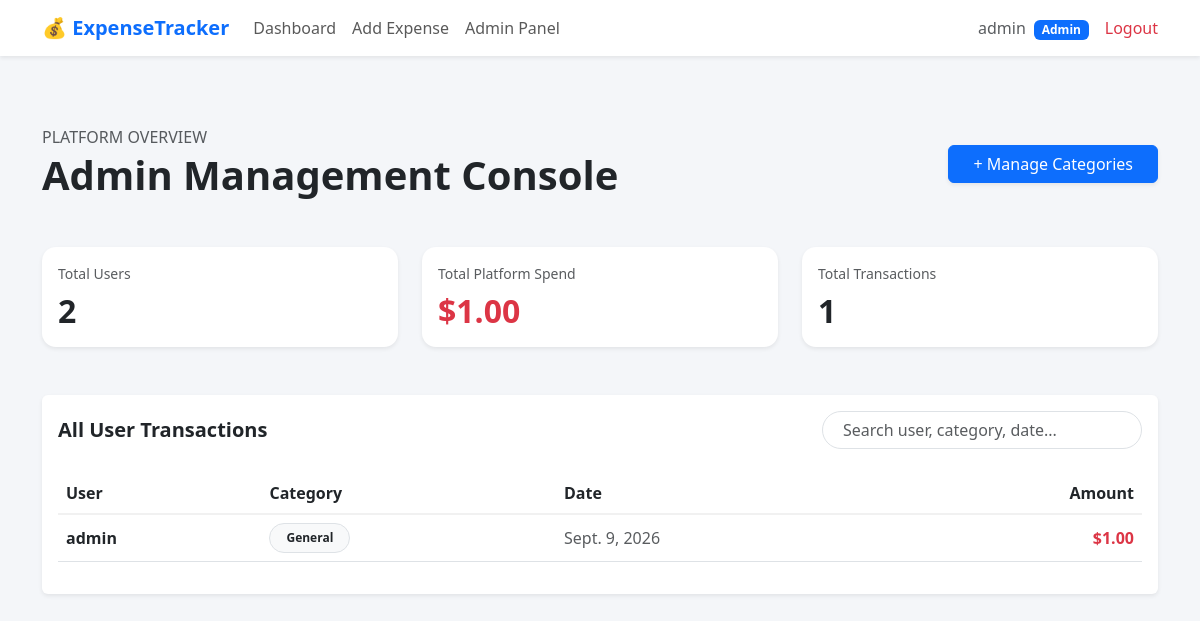
The page /admin-dashboard/ (signed in) on the database as committed earlier.
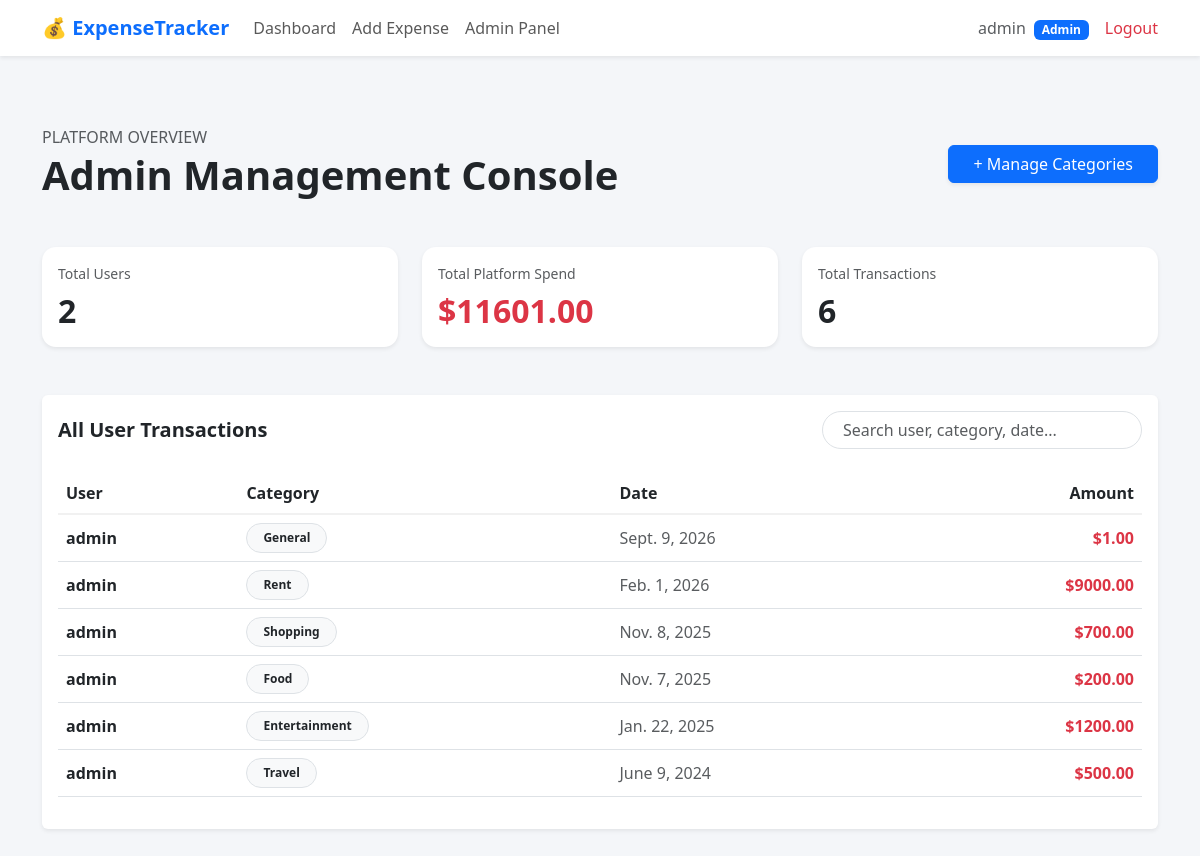
The same page on the database as committed later.
### app/models.py (models this page shows, shortened)
class Expense(models.Model):
    TRANSACTION_TYPES = [
        ('expense', 'Expense'),
        ('income', 'Income'),
    ]
    user = models.ForeignKey(User, on_delete=models.CASCADE)
    title = models.CharField(max_length=200)
    amount = models.DecimalField(max_digits=10, decimal_places=2)
    date = models.DateField()
    category = models.ForeignKey(Category, on_delete=models.SET_NULL, null=True)
    description = models.TextField(blank=True)
    type = models.CharField(
        max_length=10,
        choices=TRANSACTION_TYPES,
        default='expense'
    )
    class Meta:
        indexes = [
            models.Index(fields=['user', '-date']),
        ]
        ordering = ['-date']

class Category(models.Model):
    name = models.CharField(max_length=100)
    class Meta:
        verbose_name_plural = "Categories"

### app/views.py (the view)
# urls.py: path('admin-dashboard/', views.admin_dashboard, name='admin-dashboard'),
@user_passes_test(is_admin)
def admin_dashboard(request):
    users = User.objects.all()
    expenses = Expense.objects.all().order_by('-date')
    total_spent = expenses.aggregate(Sum('amount'))['amount__sum'] or 0
    total_spent = round(total_spent, 2)
    return render(request, 'app/admin_dashboard.html', {
        'users': users,
        'expenses': expenses,
        'total_spent': total_spent,
        'total_users': users.count(),
    })

### app/views.py (called while the page is built)
def is_admin(user):
    return user.is_staff

### app/templates/app/admin_dashboard.html (shortened to what this page needs)
{% extends 'base.html' %}
{% block content %}
<div class="container py-5">
    <div class="d-flex justify-content-between align-items-center mb-5">
        <div>
            <h6 class="text-muted text-uppercase mb-1">Platform Overview</h6>
            <h1 class="fw-bold mb-0">Admin Management Console</h1>
        </div>
        <a href="{% url 'add-category' %}" class="btn btn-primary px-4 shadow-sm">
            + Manage Categories
        </a>
    </div>
    <div class="row g-4 mb-5">
        <div class="col-md-4">
            <div class="card border-0 shadow-sm h-100 summary-card">
                <div class="card-body">
                    <p class="text-muted small mb-2">Total Users</p>
                    <h2 class="fw-bold mb-0">{{ total_users }}</h2>
                </div>
            </div>
        </div>
        <div class="col-md-4">
            <div class="card border-0 shadow-sm h-100 summary-card">
                <div class="card-body">
                    <p class="text-muted small mb-2">Total Platform Spend</p>
                    <h2 class="fw-bold text-danger mb-0">
                        ${{ total_spent }}
                    </h2>
                </div>
            </div>
        </div>
        <div class="col-md-4">
            <div class="card border-0 shadow-sm h-100 summary-card">
                <div class="card-body">
                    <p class="text-muted small mb-2">Total Transactions</p>
                    <h2 class="fw-bold mb-0">{{ expenses|length }}</h2>
                </div>
            </div>
        </div>
    </div>
    <div class="card border-0 shadow-sm">
        <div class="card-body">
            <div class="d-flex justify-content-between align-items-center mb-4">
                <h5 class="fw-semibold mb-0">All User Transactions</h5>
                <input
                    type="text"
                    id="adminSearch"
                    class="form-control search-input"
                    placeholder="Search user, category, date..."
                >
            </div>
            <div class="table-responsive">
                <table class="table align-middle admin-table">
                    <thead>
                        <tr>
                            <th>User</th>
                            <th>Category</th>
                            <th>Date</th>
                            <th class="text-end">Amount</th>
                        </tr>
                    </thead>
                    <tbody>
                        {% for expense in expenses %}
                        <tr class="admin-row">
                            <td class="fw-semibold">
                                {{ expense.user.username }}
                            </td>
                            <td>
                                <span class="badge bg-light text-dark border px-3 py-2 rounded-pill">
                                    {{ expense.category.name|default:"General" }}
                                </span>
                            </td>
                            <td class="text-muted">
                                {{ expense.date }}
                            </td>
                            <td class="text-end fw-bold">
                                <span class="text-danger">
                                    ${{ expense.amount }}
                                </span>
                            </td>
                        </tr>
                        {% empty %}
                        <tr>
                            <td colspan="4" class="text-center text-muted py-5">
                                No transactions available.
                            </td>
                        </tr>
                        {% endfor %}
                    </tbody>
                </table>
            </div>
        </div>
    </div>
</div>
{% endblock %}

Rows that differ between the two databases and show on the page:
added Expense: user.username "admin", category.name "Rent", date "Feb. 1, 2026", amount "9000.00"
added Expense: user.username "admin", category.name "Shopping", date "Nov. 8, 2025", amount "700.00"
added Expense: user.username "admin", category.name "Food", date "Nov. 7, 2025", amount "200.00"
added Expense: user.username "admin", category.name "Entertainment", date "Jan. 22, 2025", amount "1200.00"
added Expense: user.username "admin", category.name "Travel", date "June 9, 2024", amount "500.00"
Other text that changed with them:
{{ total_spent }}: "1.00" → "11601.00"
{{ expenses|length }}: "1" → "6"
